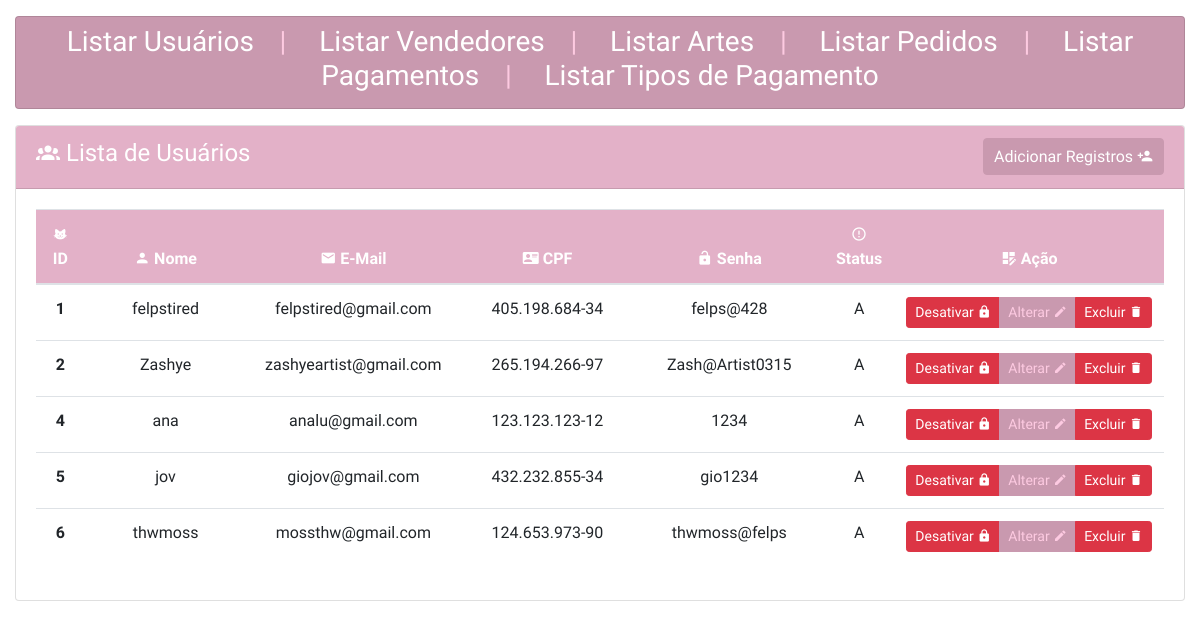
The app's page /vAdmin/index.php with its own data.
### tables this page shows
CREATE TABLE `tbusuario` (
  `idusuario` int(10) unsigned NOT NULL AUTO_INCREMENT,
  `nome` varchar(40) NOT NULL,
  `senha` varchar(25) NOT NULL,
  `cpf` varchar(14) NOT NULL,
  `email` varchar(60) NOT NULL,
  `ativo` char(1) NOT NULL DEFAULT 'A',
  PRIMARY KEY (`idusuario`)
);

### vAdmin/func/dashboard.php (called while the page is built, shortened)
<?php
function listarGeral($campos, $tabela)
{
    $conn = conectar();
    try {
        $conn->beginTransaction();
        $sqlLista = $conn->query("SELECT $campos "
            . "FROM $tabela ");
        $sqlLista->execute();
        if ($sqlLista->rowCount() > 0) {
            return $sqlLista->fetchAll(PDO::FETCH_OBJ);
        } else {
            return 'Vazio';
        };
    } catch
    (PDOException $e) {
        echo 'Exception -> ';
        return ($e->getMessage());
        $conn->rollback();
    };
}
?>

### vAdmin/usuario/listarCliente.php (the view, shortened to what this page needs)
<?php
include_once './func/dashboard.php';
$listar = listarGeral('idusuario, nome, senha, cpf, email, ativo', 'tbusuario');
?>
<div class="card mt-3">
    <div class="card-header bg-p2 text-white">
        <h4><span class="mdi mdi-account-group"></span> Lista de Usuários
            <button type="button" class="btn btn-p2 text-white float-right" data-toggle="modal" data-target="#modalAddCliente">Adicionar Registros <span class="mdi mdi-account-plus"></span></button>
        </h4>
    </div>
    <div class="card-body">
        <table class="table table-hover text-center">
            <thead class="bg-p2 text-white">
                <tr>
                    <th scope="col" width="5%"><span class="mdi mdi-cat"></span> ID</th>
                    <th scope="col" width="20%"><span class="mdi mdi-account"></span> Nome</th>
                    <th scope="col" width="20%"><span class="mdi mdi-email"></span> E-Mail</th>
                    <th scope="col" width="20%"><span class="mdi mdi-card-account-details"></span> CPF</th>
                    <th scope="col" width="20%"><span class="mdi mdi-lock-open"></span> Senha</th>
                    <th scope="col" width="5%"><span class="mdi mdi-alert-circle-outline"></span> Status</th>
                    <th scope="col" width="10%"><span class="mdi mdi-view-dashboard-edit"></span> Ação</th>
                </tr>
            </thead>
            <tbody>
                <?php
                if ($listar == 'Vazio') {
                ?>
                    <tr>
                        <td colspan="5">
                            <div class="alert alert-danger text-center" role="alert">Não há registros no banco!</div>
                        </td>
                    </tr>
                    <?php
                } else {
                    foreach ($listar as $listarCliente) {
                        $id = $listarCliente->idusuario;
                        $nome = $listarCliente->nome;
                        $email = $listarCliente->email;
                        $cpf = $listarCliente->cpf;
                        $senha = $listarCliente->senha;
                        $ativo = $listarCliente->ativo;
                    ?>
                        <tr>
                            <th scope="row"><?php echo $id; ?></th>
                            <td><?php echo $nome; ?></td>
                            <td><?php echo $email; ?></td>
                            <td><?php echo $cpf; ?></td>
                            <td><?php echo $senha; ?></td>
                            <td><?php echo $ativo; ?></td>
                            <td>
                                <div class="btn-group btn-group-sm" role="group" aria-label="Basic example">
                                    <?php
                                    if ($ativo === 'A') {
                                    ?>
                                        <button type="button" class="btn btn-danger" onclick="ativGeral(<?php echo $id; ?>, 'ativarCliente', 'listarCliente');">Desativar <span class="mdi mdi-lock"></span></button>
                                    <?php
                                    } elseif ($ativo === 'D') {
                                    ?>
                                        <button type="button" class="btn btn-success" onclick="ativGeral(<?php echo $id; ?>, 'ativarCliente', 'listarCliente');">Ativar <span class="mdi mdi-lock-open"></span></button>
                                    <?php
                                    } else {
                                    ?>
                                        <button type="button" class="btn btn-warning disabled">Erro <span class="mdi mdi-alert"></span></button>
                                    <?php
                                    }
                                    ?>
                                    <button type="button" class="btn btn-p2" onclick="dataCliente(<?php echo $id; ?>, 'modalAltCliente');">Alterar <span class="mdi mdi-pencil"></span></button>
                                    <button type="button" class="btn btn-danger" onclick="msgDelete(<?php echo $id; ?>, 'excCliente', 'listarCliente');">Excluir <span class="mdi mdi-delete"></span></button>
                                </div>
                            </td>
                        </tr>
                <?php
                    }
                }
                ?>
            </tbody>
        </table>
    </div>
</div>

### vAdmin/index.php (shortened to what this page needs)
<!doctype html>
<html lang="pt-BR">
<head>
    <?php
    include_once './func/dashboard.php';
    ?>
    <link rel="stylesheet" href="https://cdn.jsdelivr.net/npm/bootstrap@4.0.0/dist/css/bootstrap.min.css">
    <link rel="stylesheet" type="text/css" href="//cdn.jsdelivr.net/npm/@mdi/font@6.5.95/css/materialdesignicons.min.css">
    <link rel="stylesheet" href="./css/style.css">
</head>
<body>
    <div class="container-fluid">
        <div class="card mt-3 mb-3 text-center bg-p3 text-p1 navIndex pt-2 pb-2">
            <h3>
                <a href="#" class="linkMenu" idMenu="listarCliente">Listar Usuários</a>ﾠ|ﾠ
                <a href="#" class="linkMenu" idMenu="listarVendedor">Listar Vendedores</a>ﾠ|ﾠ
                <a href="#" class="linkMenu" idMenu="listarArtes">Listar Artes</a>ﾠ|ﾠ
                <a href="#" class="linkMenu" idMenu="listarPedidos">Listar Pedidos</a>ﾠ|ﾠ
                <a href="#" class="linkMenu" idMenu="listarPag">Listar Pagamentos</a>ﾠ|ﾠ
                <a href="#" class="linkMenu" idMenu="listarTipoPag">Listar Tipos de Pagamento</a>
            </h3>
        </div>
        <div id="showpage">
            <?php
            include_once './usuario/listarCliente.php';
            ?>
        </div>
    </div>
</body>
</html>

### vAdmin/css/style.css (style rules this page uses)
* { margin: 0; padding: 0; box-sizing: border-box; font-family: 'Neuton', serif; }
.bg-p2 { background-color: #E3B1C8; }
.bg-p3 { background-color: #C999AF; }
.text-p1 { color: #FDCAE1; }
.navIndex a { color: white; }
.btn-p2 { border: 1px solid #C999AF; background-color: #C999AF; color: #FDCAE1; padding: 5px 10px; transition: 0.4s; }

### records on screen
tbusuario: idusuario "1", nome "felpstired", email "felpstired@gmail.com", cpf "405.198.684-34", senha "felps@428", ativo "A"
tbusuario: idusuario "2", nome "Zashye", email "zashyeartist@gmail.com", cpf "265.194.266-97", senha "Zash@Artist0315", ativo "A"
tbusuario: idusuario "4", nome "ana", email "analu@gmail.com", cpf "123.123.123-12", senha "1234", ativo "A"
tbusuario: idusuario "5", nome "jov", email "giojov@gmail.com", cpf "432.232.855-34", senha "gio1234", ativo "A"
tbusuario: idusuario "6", nome "thwmoss", email "mossthw@gmail.com", cpf "124.653.973-90", senha "thwmoss@felps", ativo "A"
